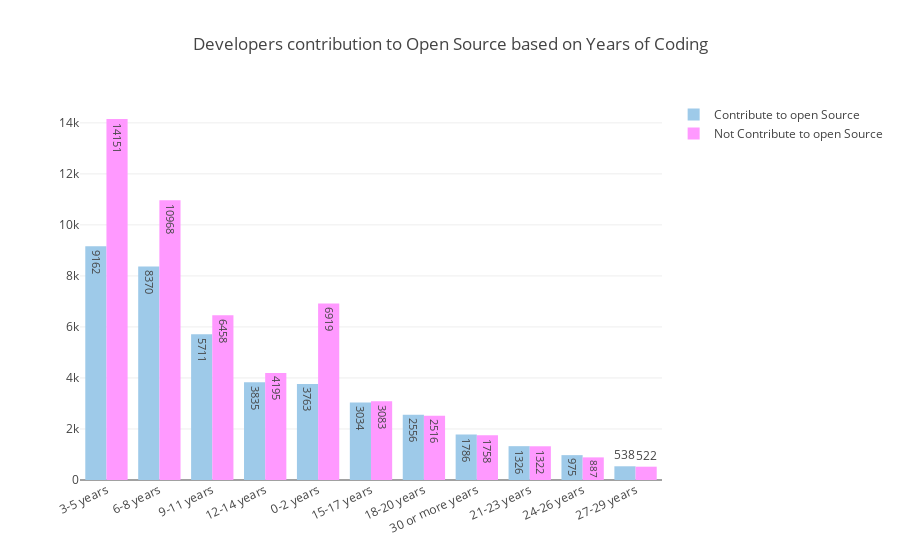

Notebook code cell kept with this figure:
### Code cell
yearscodingyes = oscontribyes["YearsCoding"].value_counts()
yearscodingno = oscontribNo["YearsCoding"].value_counts()
plotlybar(yearscodingyes.index, yearscodingyes.values,'Contribute to open Source',
         yearscodingno.index,yearscodingno.values,'Not Contribute to open Source',
         '#9ECAE9','#ff99ff', title='Developers contribution to Open Source based on Years of Coding')

### Figure 1 — Plotly figure (JSON) as saved in the notebook; plotly's stock layout.template omitted (floating-point values rounded to 4 significant figures)
{"data": [{"marker": {"color": "#9ECAE9"}, "name": "Contribute to open Source", "orientation": "v", "text": [9162, 8370, 5711, 3835, 3763, 3034, 2556, 1786, 1326, 975, 538], "textposition": "auto", "type": "bar", "x": ["3-5 years", "6-8 years", "9-11 years", "12-14 years", "0-2 years", "15-17 years", "18-20 years", "30 or more years", "21-23 years", "24-26 years", "27-29 years"], "y": [9162, 8370, 5711, 3835, 3763, 3034, 2556, 1786, 1326, 975, 538]}, {"marker": {"color": "#ff99ff"}, "name": "Not Contribute to open Source", "orientation": "v", "text": [14151, 10968, 6919, 6458, 4195, 3083, 2516, 1758, 1322, 887, 522], "textposition": "auto", "type": "bar", "x": ["3-5 years", "6-8 years", "0-2 years", "9-11 years", "12-14 years", "15-17 years", "18-20 years", "30 or more years", "21-23 years", "24-26 years", "27-29 years"], "y": [14151, 10968, 6919, 6458, 4195, 3083, 2516, 1758, 1322, 887, 522]}], "layout": {"barmode": "group", "title": "Developers contribution to Open Source based on Years of Coding", "xaxis": {"tickangle": -25}}}
